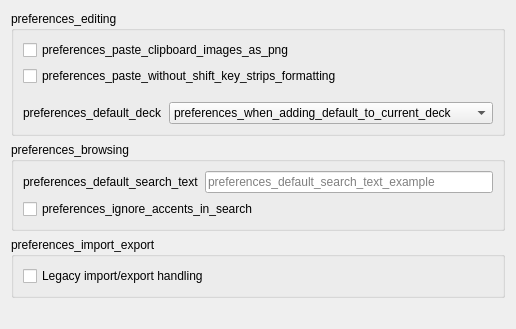
     <widget class="QWidget" name="tab_1">
      <attribute name="title">
       <string>preferences_editing</string>
      </attribute>
      <layout class="QVBoxLayout" name="verticalLayout_10">
       <item>
        <widget class="QGroupBox" name="editorGroupBox">
         <property name="title">
          <string>preferences_editing</string>
         </property>
         <layout class="QVBoxLayout" name="verticalLayout_9">
          <item>
           <widget class="QCheckBox" name="pastePNG">
            <property name="sizePolicy">
             <sizepolicy hsizetype="Fixed" vsizetype="Fixed">
              <horstretch>0</horstretch>
              <verstretch>0</verstretch>
             </sizepolicy>
            </property>
            <property name="text">
             <string>preferences_paste_clipboard_images_as_png</string>
            </property>
           </widget>
          </item>
          <item>
           <widget class="QCheckBox" name="paste_strips_formatting">
            <property name="sizePolicy">
             <sizepolicy hsizetype="Fixed" vsizetype="Fixed">
              <horstretch>0</horstretch>
              <verstretch>0</verstretch>
             </sizepolicy>
            </property>
            <property name="text">
             <string>preferences_paste_without_shift_key_strips_formatting</string>
            </property>
           </widget>
          </item>
          <item>
           <spacer name="verticalSpacer_7">
            <property name="orientation">
             <enum>Qt::Vertical</enum>
            </property>
            <property name="sizeType">
             <enum>QSizePolicy::Fixed</enum>
            </property>
            <property name="sizeHint" stdset="0">
             <size>
              <width>20</width>
              <height>10</height>
             </size>
            </property>
           </spacer>
          </item>
          <item>
           <layout class="QHBoxLayout" name="horizontalLayout_7">
            <item>
             <widget class="QLabel" name="deck_label">
              <property name="text">
               <string>preferences_default_deck</string>
              </property>
              <property name="buddy">
               <cstring>useCurrent</cstring>
              </property>
             </widget>
            </item>
            <item>
             <widget class="QComboBox" name="useCurrent">
              <property name="sizePolicy">
               <sizepolicy hsizetype="MinimumExpanding" vsizetype="Fixed">
                <horstretch>0</horstretch>
                <verstretch>0</verstretch>
               </sizepolicy>
              </property>
              <item>
               <property name="text">
                <string>preferences_when_adding_default_to_current_deck</string>
               </property>
              </item>
              <item>
               <property name="text">
                <string>preferences_change_deck_depending_on_note_type</string>
               </property>
              </item>
             </widget>
            </item>
           </layout>
          </item>
         </layout>
        </widget>
       </item>
       <item>
        <widget class="QGroupBox" name="browserGroupBox">
         <property name="title">
          <string>preferences_browsing</string>
         </property>
         <layout class="QVBoxLayout" name="verticalLayout">
          <item>
           <layout class="QHBoxLayout" name="horizontalLayout_2">
            <item>
             <widget class="QLabel" name="search_text_label">
              <property name="text">
               <string>preferences_default_search_text</string>
              </property>
              <property name="buddy">
               <cstring>default_search_text</cstring>
              </property>
             </widget>
            </item>
            <item>
             <widget class="QLineEdit" name="default_search_text">
              <property name="placeholderText">
               <string>preferences_default_search_text_example</string>
              </property>
             </widget>
            </item>
           </layout>
          </item>
          <item>
           <widget class="QCheckBox" name="ignore_accents_in_search">
            <property name="sizePolicy">
             <sizepolicy hsizetype="Fixed" vsizetype="Fixed">
              <horstretch>0</horstretch>
              <verstretch>0</verstretch>
             </sizepolicy>
            </property>
            <property name="text">
             <string>preferences_ignore_accents_in_search</string>
            </property>
           </widget>
          </item>
         </layout>
        </widget>
       </item>
       <item>
        <widget class="QGroupBox" name="groupBox_4">
         <property name="title">
          <string>preferences_import_export</string>
         </property>
         <layout class="QVBoxLayout" name="verticalLayout_11">
          <item>
           <widget class="QCheckBox" name="legacy_import_export">
            <property name="sizePolicy">
             <sizepolicy hsizetype="Fixed" vsizetype="Fixed">
              <horstretch>0</horstretch>
              <verstretch>0</verstretch>
             </sizepolicy>
            </property>
            <property name="text">
             <string notr="true">Legacy import/export handling</string>
            </property>
           </widget>
          </item>
         </layout>
        </widget>
       </item>
       <item>
        <spacer name="verticalSpacer_3">
         <property name="orientation">
          <enum>Qt::Vertical</enum>
         </property>
         <property name="sizeType">
          <enum>QSizePolicy::Expanding</enum>
         </property>
         <property name="sizeHint" stdset="0">
          <size>
           <width>20</width>
           <height>20</height>
          </size>
         </property>
        </spacer>
       </item>
      </layout>
     </widget>
